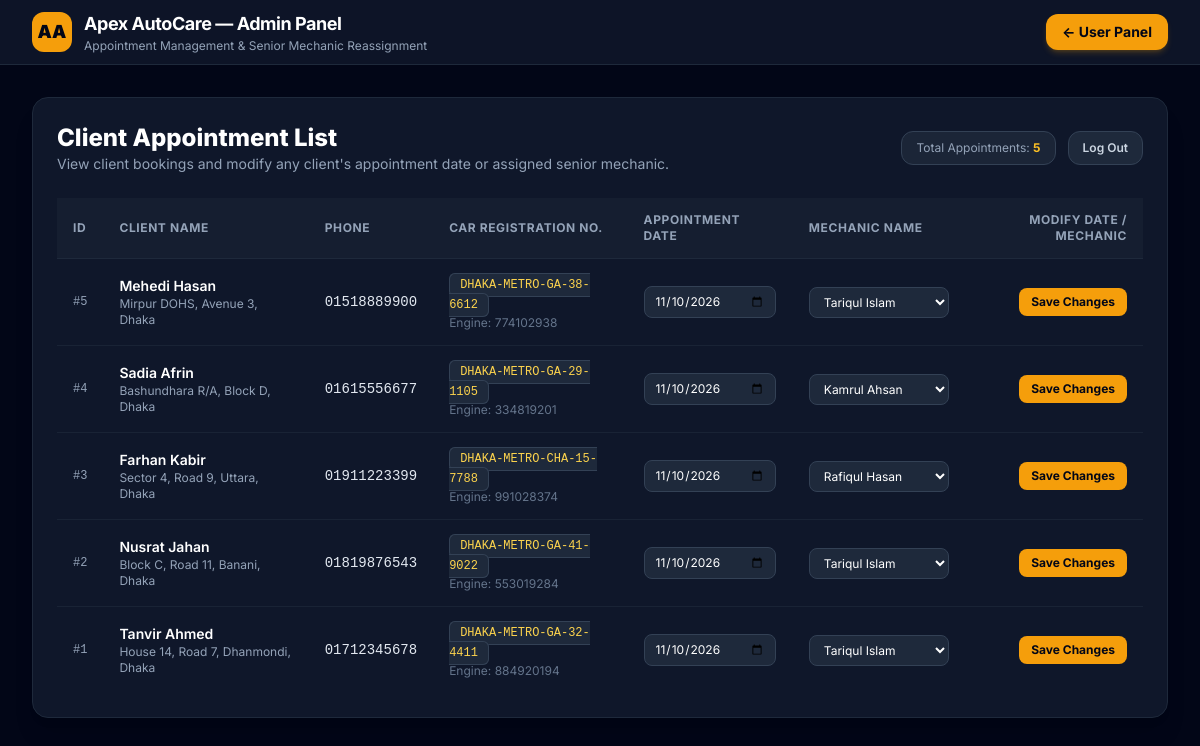
The app's page /admin.php (signed in) with its own data.
### tables this page shows
CREATE TABLE appointments (
    id INT AUTO_INCREMENT PRIMARY KEY,
    client_name VARCHAR(120) NOT NULL,
    address VARCHAR(255) NOT NULL,
    phone VARCHAR(20) NOT NULL,
    car_license_no VARCHAR(50) NOT NULL,
    car_engine_no VARCHAR(50) NOT NULL,
    appointment_date DATE NOT NULL,
    mechanic_id INT NOT NULL,
    created_at TIMESTAMP DEFAULT CURRENT_TIMESTAMP,
    updated_at TIMESTAMP DEFAULT CURRENT_TIMESTAMP ON UPDATE CURRENT_TIMESTAMP,
    CONSTRAINT fk_appointment_mechanic
        FOREIGN KEY (mechanic_id) REFERENCES mechanics(id)
        ON DELETE RESTRICT ON UPDATE CASCADE,
    INDEX idx_date_mechanic (appointment_date, mechanic_id),
    INDEX idx_client_date (appointment_date, phone, car_license_no)
);

CREATE TABLE mechanics (
    id INT AUTO_INCREMENT PRIMARY KEY,
    name VARCHAR(100) NOT NULL,
    specialty VARCHAR(120) NOT NULL,
    experience_years INT NOT NULL DEFAULT 10,
    phone VARCHAR(20) NOT NULL,
    max_daily_slots INT NOT NULL DEFAULT 4,
    created_at TIMESTAMP DEFAULT CURRENT_TIMESTAMP
);

### admin.php (the view, shortened to what this page needs)
<?php
require_once __DIR__ . '/db.php';
$login_error = '';
$is_logged_in = !empty($_SESSION['admin_logged_in']);
$mechanics = [];
$appointments = [];
if ($is_logged_in) {
    $mechanics = $pdo->query("SELECT * FROM mechanics ORDER BY id ASC")->fetchAll();
    $appointments = $pdo->query("
        SELECT
            a.id,
            a.client_name,
            a.address,
            a.phone,
            a.car_license_no,
            a.car_engine_no,
            a.appointment_date,
            a.mechanic_id,
            m.name AS mechanic_name,
            m.specialty AS mechanic_specialty
        FROM appointments a
        JOIN mechanics m ON a.mechanic_id = m.id
        ORDER BY a.appointment_date DESC, a.id DESC
    ")->fetchAll();
}
?>
<!DOCTYPE html>
<html lang="en">
<head>
    <script src="https://cdn.tailwindcss.com/3.4.17"></script>
    <link rel="stylesheet" href="assets/css/style.css">
</head>
<body class="min-h-screen flex flex-col bg-slate-950 text-slate-100">
    <header class="border-b border-slate-800 bg-slate-900/90 backdrop-blur sticky top-0 z-30">
        <div class="max-w-7xl mx-auto px-4 sm:px-6 lg:px-8 h-16 flex items-center justify-between">
            <div class="flex items-center gap-3">
                <div class="w-10 h-10 rounded-xl bg-amber-500 flex items-center justify-center text-slate-950 font-black text-lg">
                    AA
                </div>
                <div>
                    <span class="font-bold text-lg tracking-tight text-white">Apex AutoCare — Admin Panel</span>
                    <span class="block text-xs text-slate-400">Appointment Management &amp; Senior Mechanic Reassignment</span>
                </div>
            </div>
            <nav class="flex items-center">
                <a href="index.php" class="px-4 py-2 rounded-xl text-sm font-bold bg-amber-500 hover:bg-amber-400 text-slate-950 shadow-md shadow-amber-500/20 transition">
                    ← User Panel
                </a>
            </nav>
        </div>
    </header>
    <main class="flex-1 max-w-7xl w-full mx-auto px-4 sm:px-6 lg:px-8 py-8">
        <?php if (!$is_logged_in): ?>
            <div class="max-w-md mx-auto py-10">
                <div class="bg-slate-900 border border-slate-800 rounded-2xl p-8 shadow-2xl space-y-6">
                    <div class="text-center space-y-2">
                        <h1 class="text-2xl font-extrabold text-white">Admin Panel Login</h1>
                        <p class="text-xs text-slate-400">Please enter administrator credentials to manage workshop appointments.</p>
                    </div>
                    <?php if ($login_error !== ''): ?>
                        <div class="p-3.5 rounded-xl bg-red-950/80 border border-red-500/50 text-xs text-red-200">
                            <?= htmlspecialchars($login_error) ?>
                        </div>
                    <?php endif; ?>
                    <form method="POST" action="admin.php" class="space-y-4">
                        <input type="hidden" name="admin_login" value="1">
                        <div>
                            <label class="block text-xs font-semibold uppercase tracking-wider text-slate-300 mb-1.5">Admin Username *</label>
                            <input type="text" name="username" required placeholder="admin"
                                class="w-full rounded-xl bg-slate-950 border border-slate-700 px-3.5 py-2.5 text-sm text-white focus:outline-none focus:border-amber-400">
                        </div>
                        <div>
                            <label class="block text-xs font-semibold uppercase tracking-wider text-slate-300 mb-1.5">Admin Password *</label>
                            <input type="password" name="password" required placeholder="admin123"
                                class="w-full rounded-xl bg-slate-950 border border-slate-700 px-3.5 py-2.5 text-sm text-white focus:outline-none focus:border-amber-400">
                        </div>
                        <p class="text-xs text-slate-400">Default Credentials: <code class="text-amber-300">admin</code> / <code class="text-amber-300">admin123</code></p>
                        <button type="submit" class="w-full py-3 px-6 rounded-xl bg-amber-500 hover:bg-amber-400 text-slate-950 font-bold text-sm transition">
                            Sign In to Admin Panel
                        </button>
                    </form>
                </div>
            </div>
        <?php else: ?>
            <div class="bg-slate-900 border border-slate-800 rounded-2xl p-6 shadow-xl">
                <div class="flex flex-col sm:flex-row sm:items-center justify-between gap-4 mb-6">
                    <div>
                        <h1 class="text-2xl font-extrabold text-white">Client Appointment List</h1>
                        <p class="text-sm text-slate-400">
                            View client bookings and modify any client's appointment date or assigned senior mechanic.
                        </p>
                    </div>
                    <div class="flex items-center gap-3">
                        <div class="text-xs text-slate-400 bg-slate-800/80 px-3.5 py-2 rounded-xl border border-slate-700">
                            Total Appointments: <strong class="text-amber-400"><?= count($appointments) ?></strong>
                        </div>
                        <a href="admin.php?logout=1" class="px-3.5 py-2 rounded-xl bg-slate-800 hover:bg-rose-950 text-xs font-semibold text-slate-300 hover:text-rose-300 border border-slate-700 transition">
                            Log Out
                        </a>
                    </div>
                </div>
                <div class="overflow-x-auto">
                    <table class="w-full text-left border-collapse">
                        <thead>
                            <tr class="border-b border-slate-800 text-xs uppercase tracking-wider text-slate-400 bg-slate-800/40">
                                <th class="py-3.5 px-4">ID</th>
                                <th class="py-3.5 px-4">Client Name</th>
                                <th class="py-3.5 px-4">Phone</th>
                                <th class="py-3.5 px-4">Car Registration No.</th>
                                <th class="py-3.5 px-4">Appointment Date</th>
                                <th class="py-3.5 px-4">Mechanic Name</th>
                                <th class="py-3.5 px-4 text-right">Modify Date / Mechanic</th>
                            </tr>
                        </thead>
                        <tbody id="appointmentsTableBody" class="divide-y divide-slate-800/70 text-sm">
                            <?php foreach ($appointments as $appt): ?>
                            <tr class="hover:bg-slate-800/40 transition" data-id="<?= (int)$appt['id'] ?>">
                                <td class="py-3.5 px-4 font-mono text-xs text-slate-400">#<?= (int)$appt['id'] ?></td>
                                <td class="py-3.5 px-4">
                                    <div class="font-semibold text-white"><?= htmlspecialchars($appt['client_name']) ?></div>
                                    <div class="text-xs text-slate-400"><?= htmlspecialchars($appt['address']) ?></div>
                                </td>
                                <td class="py-3.5 px-4 font-mono text-slate-200"><?= htmlspecialchars($appt['phone']) ?></td>
                                <td class="py-3.5 px-4">
                                    <span class="px-2.5 py-1 rounded-md bg-slate-800 border border-slate-700 font-mono text-xs text-amber-300">
                                        <?= htmlspecialchars($appt['car_license_no']) ?>
                                    </span>
                                    <div class="text-xs text-slate-500 mt-0.5">Engine: <?= htmlspecialchars($appt['car_engine_no']) ?></div>
                                </td>
                                <td class="py-3.5 px-4">
                                    <input type="date" value="<?= htmlspecialchars($appt['appointment_date']) ?>"
                                        class="row-date rounded-lg bg-slate-800 border border-slate-700 px-2.5 py-1.5 text-xs text-white focus:border-amber-400">
                                </td>
                                <td class="py-3.5 px-4">
                                    <select class="row-mechanic rounded-lg bg-slate-800 border border-slate-700 px-2.5 py-1.5 text-xs text-white focus:border-amber-400">
                                        <?php foreach ($mechanics as $m): ?>
                                        <option value="<?= (int)$m['id'] ?>" <?= (int)$m['id'] === (int)$appt['mechanic_id'] ? 'selected' : '' ?>>
                                            <?= htmlspecialchars($m['name']) ?>
                                        </option>
                                        <?php endforeach; ?>
                                    </select>
                                </td>
                                <td class="py-3.5 px-4 text-right space-x-2">
                                    <button type="button" onclick="saveAppointmentRow(<?= (int)$appt['id'] ?>, this)"
                                        class="px-3 py-1.5 rounded-lg bg-amber-500 hover:bg-amber-400 text-slate-950 font-bold text-xs transition">
                                        Save Changes
                                    </button>
                                </td>
                            </tr>
                            <?php endforeach; ?>
                        </tbody>
                    </table>
                </div>
            </div>
        <?php endif; ?>
    </main>
</body>
</html>

### style.css (style rules this page uses)
body { font-family: 'Inter', -apple-system, BlinkMacSystemFont, sans-serif; background-color: #0f172a; color: #f8fafc; }

### records on screen
appointments: id "5", client_name "Mehedi Hasan", address "Mirpur DOHS, Avenue 3, Dhaka", phone "01518889900", car_license_no "DHAKA-METRO-GA-38-6612", car_engine_no "774102938", appointment_date "11/10/2026", mechanic.name "Tariqul Islam"
appointments: id "4", client_name "Sadia Afrin", address "Bashundhara R/A, Block D, Dhaka", phone "01615556677", car_license_no "DHAKA-METRO-GA-29-1105", car_engine_no "334819201", appointment_date "11/10/2026", mechanic.name "Kamrul Ahsan"
appointments: id "3", client_name "Farhan Kabir", address "Sector 4, Road 9, Uttara, Dhaka", phone "01911223399", car_license_no "DHAKA-METRO-CHA-15-7788", car_engine_no "991028374", appointment_date "11/10/2026", mechanic.name "Rafiqul Hasan"
appointments: id "2", client_name "Nusrat Jahan", address "Block C, Road 11, Banani, Dhaka", phone "01819876543", car_license_no "DHAKA-METRO-GA-41-9022", car_engine_no "553019284", appointment_date "11/10/2026", mechanic.name "Tariqul Islam"
appointments: id "1", client_name "Tanvir Ahmed", address "House 14, Road 7, Dhanmondi, Dhaka", phone "01712345678", car_license_no "DHAKA-METRO-GA-32-4411", car_engine_no "884920194", appointment_date "11/10/2026", mechanic.name "Tariqul Islam"

### other values on screen
count($appointments) "5"
